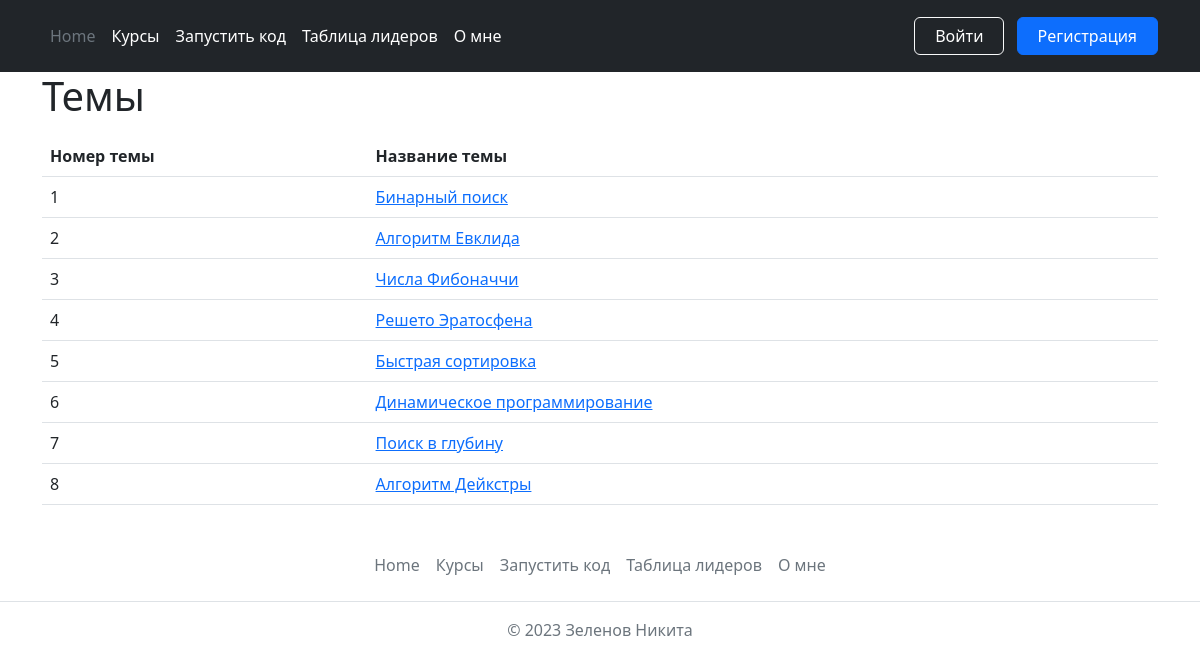
Screenshot of /courses with the database file from the repository.
### data/topics.py (models this page shows)
class Topic(SqlAlchemyBase):
    __tablename__ = 'topics'
    id = sqlalchemy.Column(sqlalchemy.Integer,
                           primary_key=True, autoincrement=True)
    glob_id = sqlalchemy.Column(sqlalchemy.Integer,
                                unique=True)
    topic = sqlalchemy.Column(sqlalchemy.String, nullable=True)
    description = sqlalchemy.Column(sqlalchemy.String, nullable=True)

### routes.py (the view)
@app.route('/courses', methods=['GET', 'POST'])
def courses():
    if request.method == 'POST':
        pass
    data = db_sess.query(topics.Topic).all()
    return render_template('topics.html', cur_user=get_username(request), theme='Темы', title='Все темы', data=data)

### routes.py (called while the page is built)
def account_check(request):
    a = request.cookies.get('session', 0)
    if a:
        res = db_sess.query(users.User).filter(users.User.session == a).all()
        if len(res) == 1:
            return res[0].glob_id
    return False

def get_username(request):
    id = account_check(request)
    username = db_sess.query(users.User.name).filter(users.User.glob_id == id).first()
    if username:
        return username[0]
    else:
        return ''

### templates/topics.html (shortened to what this page needs)
{% extends "base.html" %}
{% block body %}
<div class="container">
    <h1>{{ theme }}</h1>
    <table class="table">
      <thead>
        <tr>
          <th>Номер темы</th>
          <th>Название темы</th>
        </tr>
      </thead>
      <tbody>
        {% for i in range(data|length) %}
        <tr>
          <td>{{ i + 1 }}</td>
          <td><a href="/courses/course?course_id={{ data[i].id }}">{{ data[i].topic }}</a></td>
        </tr>
        {% endfor %}
      </tbody>
    </table>
  </div>
{% endblock %}

### rows the page displays
Topic: topic "Бинарный поиск"
Topic: topic "Алгоритм Евклида"
Topic: topic "Числа Фибоначчи"
Topic: topic "Решето Эратосфена"
Topic: topic "Быстрая сортировка"
Topic: topic "Динамическое программирование"
Topic: topic "Поиск в глубину"
Topic: topic "Алгоритм Дейкстры"

### other values shown
{{ theme }} "Темы"
{{ i + 1 }} "1" "2" "3" "4" "5" "6" "7" "8"
